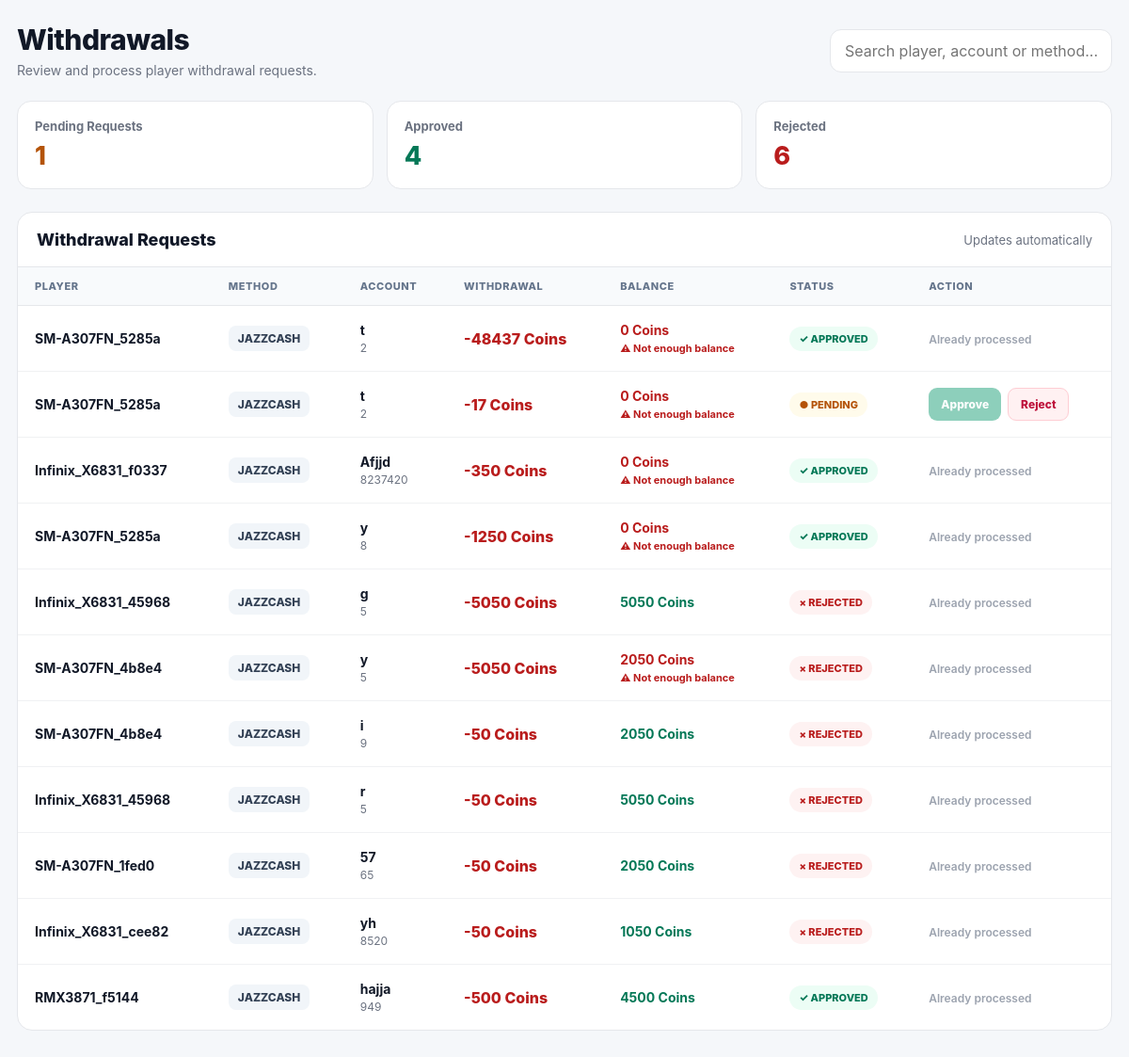
/management/dashboard/withdrawals/, run on the app's committed database.
### myapp/models.py (models this page shows, shortened)
class WithdrawalRequest(models.Model):
    STATUS_CHOICES = [
        ('PENDING', 'Pending'),
        ('APPROVED', 'Approved'),
        ('REJECTED', 'Rejected'),
    ]
    METHOD_CHOICES = [
        ('JAZZCASH', 'JazzCash'),
        ('EASYPAISA', 'EasyPaisa'),
        ('BINANCE', 'Binance'),
    ]
    device_token = models.CharField(max_length=150, db_index=True)
    amount = models.PositiveIntegerField()
    method = models.CharField(max_length=20, choices=METHOD_CHOICES)
    account_title = models.CharField(max_length=100)
    account_number = models.CharField(max_length=100)
    status = models.CharField(max_length=15, choices=STATUS_CHOICES, default='PENDING')
    created_at = models.DateTimeField(auto_now_add=True)
    updated_at = models.DateTimeField(auto_now=True)

### myapp/views/withdrawals.py (the view)
def custom_withdrawal_dashboard(request):
    withdrawals = (
        WithdrawalRequest.objects
        .all()
        .order_by("-created_at")
    )
    withdrawal_items = []
    for withdrawal in withdrawals:
        profile, _ = (
            UserProfileBalance.objects
            .get_or_create(
                device_token=withdrawal.device_token
            )
        )
        withdrawal_items.append({
            "request": withdrawal,
            "current_balance": profile.coins,
            "has_enough": (
                profile.coins >= withdrawal.amount
            ),
        })
    context = {
        "withdrawal_items": withdrawal_items
    }
    if (
        request.method == "GET"
        and request.headers.get(
            "x-requested-with"
        ) == "XMLHttpRequest"
    ):
        return render(
            request,
            "withdrawal_table_partial.html",
            context,
        )
    return render(
        request,
        "withdrawal_change_form.html",
        context,
    )

### myapp/templates/withdrawal_change_form.html (shortened to what this page needs)
<!DOCTYPE html>
<html lang="en">
<head>
</head>
<body>
<div class="page">
    <header class="topbar">
        <div class="title-area">
            <h1>
                Withdrawals
            </h1>
            <p>
                Review and process player withdrawal requests.
            </p>
        </div>
        <input
            type="text"
            id="dashboardSearch"
            class="search"
            placeholder="Search player, account or method..."
            onkeyup="filterTable()"
        >
    </header>
    <div class="summary-grid">
        <div class="summary-card pending">
            <div class="summary-label">
                Pending Requests
            </div>
            <div
                class="summary-number"
                id="pendingCount">
            </div>
        </div>
        <div class="summary-card approved">
            <div class="summary-label">
                Approved
            </div>
            <div
                class="summary-number"
                id="approvedCount">
            </div>
        </div>
        <div class="summary-card rejected">
            <div class="summary-label">
                Rejected
            </div>
            <div
                class="summary-number"
                id="rejectedCount">
            </div>
        </div>
    </div>
    <section class="panel">
        <div class="panel-header">
            <h2>
                Withdrawal Requests
            </h2>
            <span>
                Updates automatically
            </span>
        </div>
        <div
            class="table-wrap"
            id="tableContent">
            {% include 'withdrawal_table_partial.html' %}
        </div>
    </section>
</div>
</body>
</html>

### myapp/templates/withdrawal_table_partial.html (shortened to what this page needs)
<table id="ledgerTable">
    <thead>
        <tr>
            <th>Player</th>
            <th>Method</th>
            <th>Account</th>
            <th>Withdrawal</th>
            <th>Balance</th>
            <th>Status</th>
            <th>Action</th>
        </tr>
    </thead>
    <tbody>
        {% for item in withdrawal_items %}
        <tr>
            <td>
                <div class="user-name">
                    {{ item.request.device_token }}
                </div>
            </td>
            <td>
                <span class="method">
                    {{ item.request.method }}
                </span>
            </td>
            <td>
                <div class="user-name">
                    {{ item.request.account_title }}
                </div>
                <div class="account-number">
                    {{ item.request.account_number }}
                </div>
            </td>
            <td>
                <div class="amount">
                    -{{ item.request.amount }} Coins
                </div>
            </td>
            <td>
                {% if item.has_enough %}
                    <span class="balance">
                        {{ item.current_balance }} Coins
                    </span>
                {% else %}
                    <span class="balance insufficient">
                        {{ item.current_balance }} Coins
                    </span>
                    <span class="warning">
                        ⚠ Not enough balance
                    </span>
                {% endif %}
            </td>
            <td>
                <span class="status {{ item.request.status|lower }}">
                    {% if item.request.status == "PENDING" %}
                        ●
                    {% elif item.request.status == "APPROVED" %}
                        ✓
                    {% else %}
                        ×
                    {% endif %}
                    {{ item.request.status }}
                </span>
            </td>
            <td>
                {% if item.request.status == 'PENDING' %}
                    <div class="actions">
                        {% if item.has_enough %}
                            <button
                                type="button"
                                class="btn approve"
                                onclick="event.stopPropagation(); openConfirmationModal(
                                    '/management/dashboard/withdrawals/approve/{{ item.request.id }}/',
                                    'approve',
                                    '{{ item.request.amount }}'
                                )">
                                Approve
                            </button>
                        {% else %}
                            <button
                                type="button"
                                class="btn approve"
                                disabled
                                title="Player does not have enough coins">
                                Approve
                            </button>
                        {% endif %}
                        <button
                            type="button"
                            class="btn reject"
                            onclick="event.stopPropagation(); openConfirmationModal(
                                '/management/dashboard/withdrawals/reject/{{ item.request.id }}/',
                                'reject'
                            )">
                            Reject
                        </button>
                    </div>
                {% else %}
                    <span class="processed">
                        Already processed
                    </span>
                {% endif %}
            </td>
        </tr>
        {% endfor %}
    </tbody>
</table>

### myapp/templates/withdrawal_change_form.html (style rules this page uses)
* { box-sizing: border-box; }
:root { --bg: #f5f7fa; --white: #ffffff; --text: #111827; --muted: #6b7280; --border: #e5e7eb; --green: #047857; --green-bg: #ecfdf5; --red: #b91c1c; --red-bg: #fef2f2; --orange: #b45309; --orange-bg: #fffbeb; --blue: #1d4ed8; --blue-bg: #eff6ff; }
body { margin: 0; background: var(--bg); color: var(--text); font-family: -apple-system, BlinkMacSystemFont, "Segoe UI", Roboto, Arial, sans-serif; }
button, input { font: inherit; }
.page { max-width: 1250px; margin: auto; padding: 24px 18px 50px; }
.topbar { display: flex; justify-content: space-between; align-items: center; gap: 20px; margin-bottom: 24px; }
.title-area h1 { margin: 0; font-size: 30px; font-weight: 800; letter-spacing: -0.5px; }
.title-area p { margin: 6px 0 0; color: var(--muted); font-size: 14px; }
.search { width: 300px; background: white; border: 1px solid var(--border); border-radius: 12px; padding: 12px 15px; outline: none; color: var(--text); }
.summary-grid { display: grid; grid-template-columns: repeat(3, 1fr); gap: 14px; margin-bottom: 24px; }
.summary-card { background: var(--white); border: 1px solid var(--border); border-radius: 15px; padding: 18px; }
.summary-label { color: var(--muted); font-size: 13px; font-weight: 700; }
.summary-number { margin-top: 7px; font-size: 27px; font-weight: 800; }
.summary-card.pending .summary-number { color: var(--orange); }
.summary-card.approved .summary-number { color: var(--green); }
.summary-card.rejected .summary-number { color: var(--red); }
.panel { background: white; border: 1px solid var(--border); border-radius: 16px; overflow: hidden; }
.panel-header { padding: 18px 20px; border-bottom: 1px solid var(--border); display: flex; justify-content: space-between; align-items: center; }
.panel-header h2 { margin: 0; font-size: 18px; font-weight: 800; }
.panel-header span { color: var(--muted); font-size: 13px; }
.table-wrap { width: 100%; overflow-x: auto; }
table { width: 100%; border-collapse: collapse; min-width: 850px; }
th { text-align: left; padding: 13px 18px; background: #f8fafc; border-bottom: 1px solid var(--border); color: #64748b; font-size: 11px; font-weight: 800; text-transform: uppercase; letter-spacing: .05em; }
td { padding: 17px 18px; border-bottom: 1px solid #f0f1f3; vertical-align: middle; font-size: 14px; }
tbody tr:last-child td { border-bottom: none; }
.user-name { font-weight: 750; color: var(--text); }
.account-number { color: var(--muted); font-size: 12px; margin-top: 3px; }
.method { display: inline-flex; align-items: center; padding: 6px 10px; background: #f1f5f9; color: #334155; border-radius: 8px; font-size: 12px; font-weight: 800; }
.amount { font-size: 16px; font-weight: 800; color: var(--red); white-space: nowrap; }
.balance { font-weight: 750; color: var(--green); }
.balance.insufficient { color: var(--red); }
.warning { display: block; margin-top: 4px; color: var(--red); font-size: 11px; font-weight: 700; }
.status { display: inline-flex; align-items: center; gap: 6px; padding: 6px 10px; border-radius: 999px; font-size: 11px; font-weight: 800; }
.status.pending { background: var(--orange-bg); color: var(--orange); }
.status.approved { background: var(--green-bg); color: var(--green); }
.status.rejected { background: var(--red-bg); color: var(--red); }
.actions { display: flex; gap: 7px; }
.btn { border: none; border-radius: 9px; padding: 9px 13px; font-size: 12px; font-weight: 800; cursor: pointer; transition: .15s ease; }
.approve { background: #059669; color: white; }
.reject { background: #fff1f2; color: #be123c; border: 1px solid #fecdd3; }
.btn:disabled { opacity: .45; cursor: not-allowed; }
.processed { color: #9ca3af; font-size: 12px; font-weight: 600; }

### data on the page
WithdrawalRequest: request.device_token "SM-A307FN_5285a", request.method "JAZZCASH", request.account_title "t", request.account_number "2", request.amount "48437", current_balance "0", request.status "APPROVED", shows "Already processed"
WithdrawalRequest: request.device_token "SM-A307FN_5285a", request.method "JAZZCASH", request.account_title "t", request.account_number "2", request.amount "17", current_balance "0", request.status "PENDING", shows "Approve"
WithdrawalRequest: request.device_token "Infinix_X6831_f0337", request.method "JAZZCASH", request.account_title "Afjjd", request.account_number "8237420", request.amount "350", current_balance "0", request.status "APPROVED", shows "Already processed"
WithdrawalRequest: request.device_token "SM-A307FN_5285a", request.method "JAZZCASH", request.account_title "y", request.account_number "8", request.amount "1250", current_balance "0", request.status "APPROVED", shows "Already processed"
WithdrawalRequest: request.device_token "Infinix_X6831_45968", request.method "JAZZCASH", request.account_title "g", request.account_number "5", request.amount "5050", current_balance "5050", request.status "REJECTED", shows "Already processed"
WithdrawalRequest: request.device_token "SM-A307FN_4b8e4", request.method "JAZZCASH", request.account_title "y", request.account_number "5", request.amount "5050", current_balance "2050", request.status "REJECTED", shows "Already processed"
WithdrawalRequest: request.device_token "SM-A307FN_4b8e4", request.method "JAZZCASH", request.account_title "i", request.account_number "9", request.amount "50", current_balance "2050", request.status "REJECTED", shows "Already processed"
WithdrawalRequest: request.device_token "Infinix_X6831_45968", request.method "JAZZCASH", request.account_title "r", request.account_number "5", request.amount "50", current_balance "5050", request.status "REJECTED", shows "Already processed"
WithdrawalRequest: request.device_token "SM-A307FN_1fed0", request.method "JAZZCASH", request.account_title "57", request.account_number "65", request.amount "50", current_balance "2050", request.status "REJECTED", shows "Already processed"
WithdrawalRequest: request.device_token "Infinix_X6831_cee82", request.method "JAZZCASH", request.account_title "yh", request.account_number "8520", request.amount "50", current_balance "1050", request.status "REJECTED", shows "Already processed"
WithdrawalRequest: request.device_token "RMX3871_f5144", request.method "JAZZCASH", request.account_title "hajja", request.account_number "949", request.amount "500", current_balance "4500", request.status "APPROVED", shows "Already processed"
